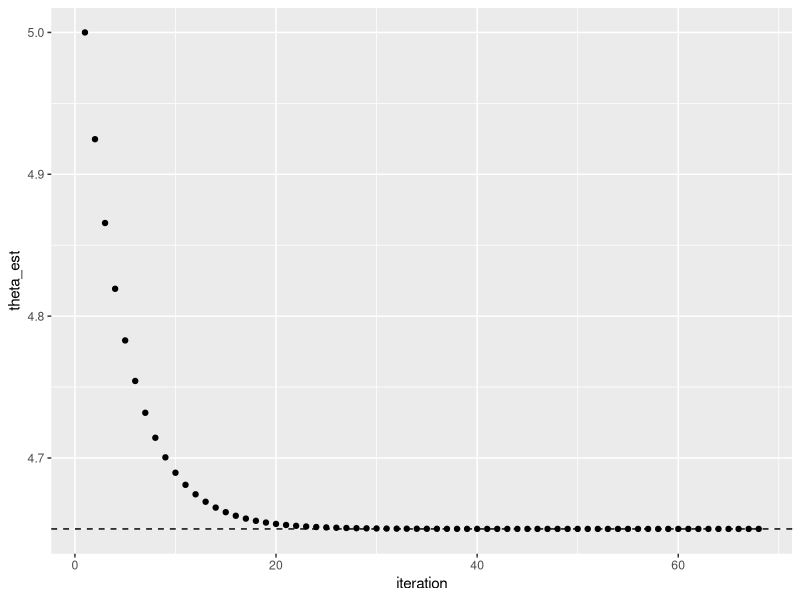
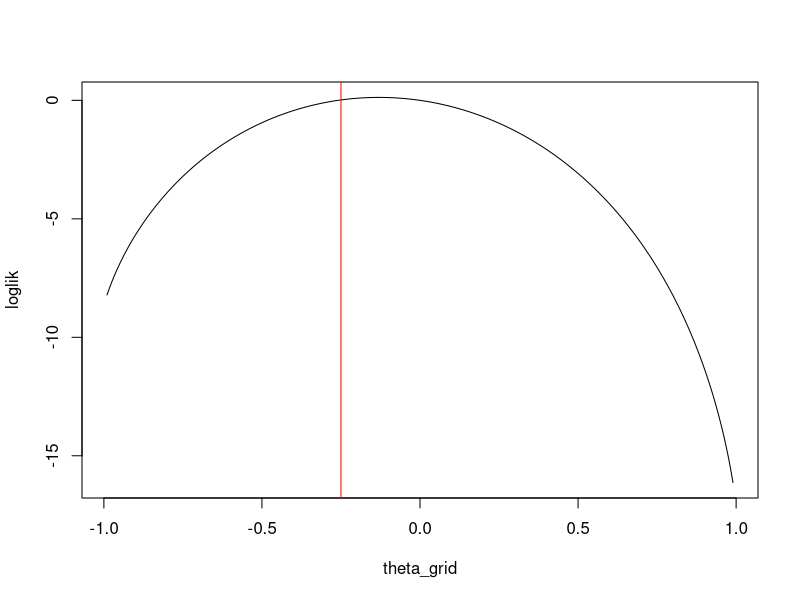
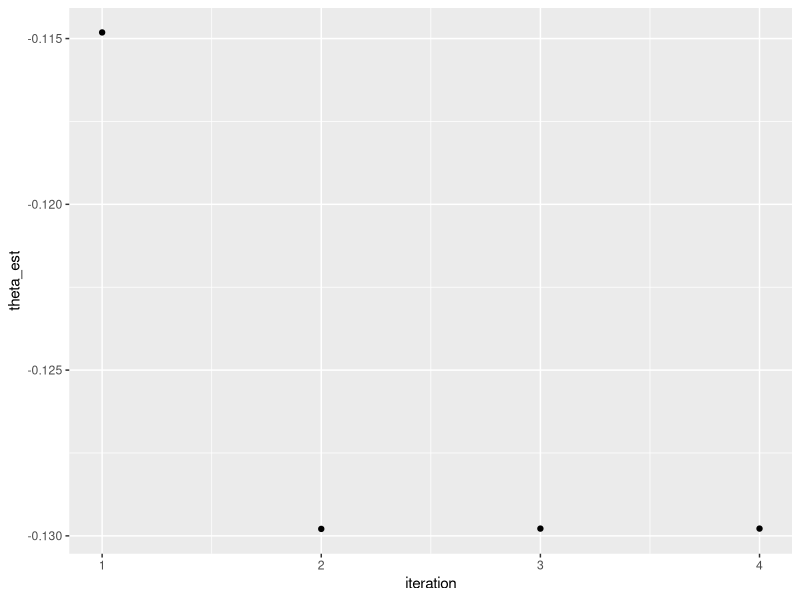

The R script that drew these images, in order:
## ---- chunk 1
library(tidyverse)
set.seed(311)
theta_true <- 4
n <- 20
x <- rpois(n, theta_true)

# initial guess
theta_curr <- x[1]
theta_vec <- c(theta_curr)

flag <- TRUE
eps <- 0.00000001

while(flag){
  # evaluate derivative(s)
  score <- -n + sum(x)/theta_curr
  score_prime <- -sum(x)/theta_curr
  # update parameter
  theta_new <- theta_curr - score/score_prime
  
  # store parameter
  theta_vec <- c(theta_vec, theta_new)
  
  # set flag to FALSE if we have converged
  if(abs(theta_new - theta_curr) < eps){
    flag <- FALSE
  }
  # set "new" parameter to be the previous parameter
  theta_curr <- theta_new
}

theta_mle <- mean(x)
data.frame(theta_est = theta_vec) |>
  mutate(iteration = row_number()) |>
  ggplot(aes(x = iteration, y = theta_est)) +
  geom_point() +
  geom_hline(yintercept = theta_mle, linetype = "dashed")

## ---- chunk 2
count <- 1
n <- 50
theta_true <- -0.25
x <- c()
while(count <= n){
  u <- runif(1)
  a <- theta_true / 4
  b <- 1/2
  c <- 1/2 - theta_true/4 - u
  root <- (-b + c(-1, 1) * sqrt(b^2 - 4 * a * c))/(2*a)
  x <- c(x, root[which(root > -1 & root < 1)])
  count <- count + 1
}
# hist(x, prob = TRUE)
# curve((1 + theta_true*x)/2, add = TRUE, col = "red")


# visualize MLE
theta_grid <- seq(-0.99,0.99,length=500)
loglik <- sapply(theta_grid,function(t){
  sum(log(1 + t*x))
})

plot(theta_grid,loglik,type="l")
abline(v=theta_true,col="red")


# initial guess
theta_curr <- 3 * mean(x)
theta_vec <- c(theta_curr)

flag <- TRUE
eps <- 0.0000000001

while(flag){
  # evaluate derivative(s)
  score <- sum(x / (1 + theta_curr * x))
  score_prime <- -sum(x^2 / (1 + theta_curr * x)^2)
  # update parameter
  
  theta_new <- theta_curr - score/score_prime
  # enforce parameter bounds??
  theta_new <- max(min(theta_new, 0.999), -0.999)
  
  # store parameter
  theta_vec <- c(theta_vec, theta_new)
  
  # set flag to FALSE if we have converged
  if(abs(theta_new - theta_curr) < eps){
    flag <- FALSE
  }
  # set "new" parameter to be the previous parameter
  theta_curr <- theta_new
}

# possible issues: jumping outside bounds!

theta_mom <- 3 * mean(x)
data.frame(theta_est = theta_vec) |>
  mutate(iteration = row_number()) |>
  ggplot(aes(x = iteration, y = theta_est)) +
  geom_point()
